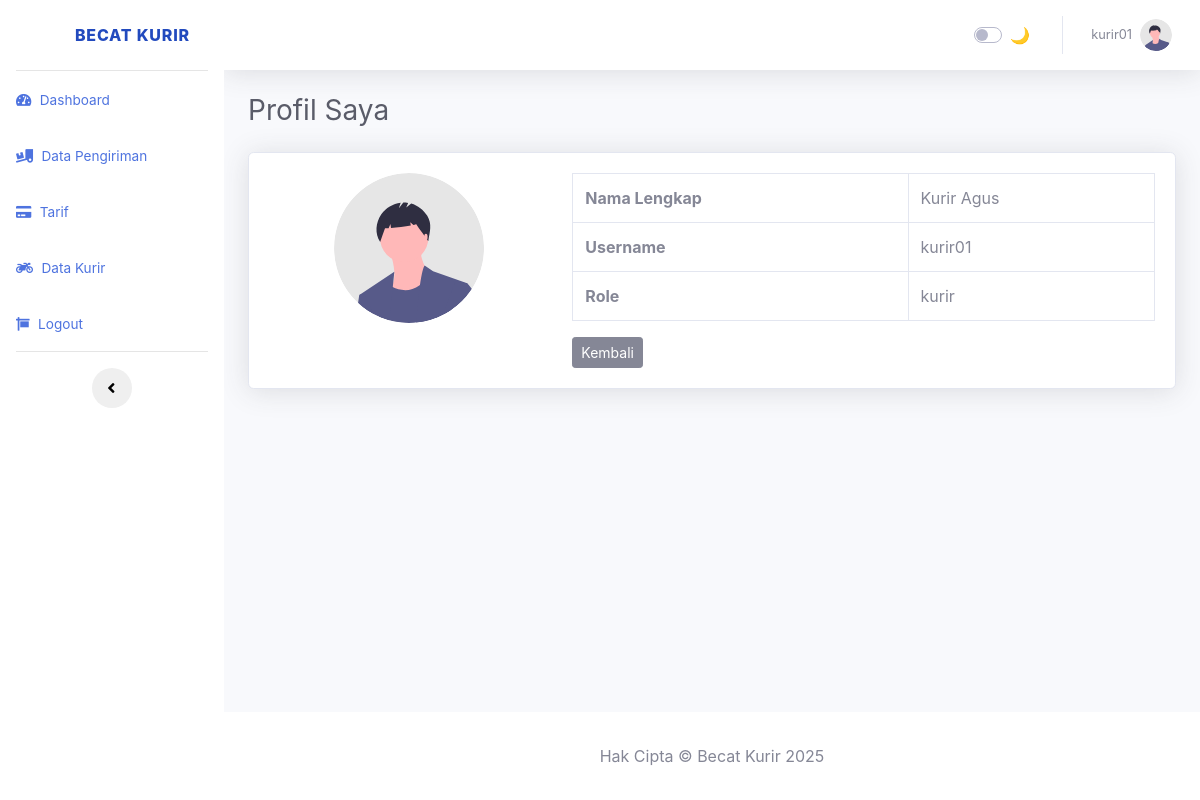
Screenshot of /admin-kurir/profil.php (signed in) with the database file from the repository.
### tables this page shows
CREATE TABLE `tbl_user` (
  `id_user` int NOT NULL,
  `username` varchar(20) DEFAULT NULL,
  `password` varchar(50) DEFAULT NULL,
  `role` enum('admin','kurir','user') NOT NULL DEFAULT 'user',
  `nama` varchar(30) DEFAULT NULL
);

### admin-kurir/profil.php (the view, shortened to what this page needs)
<?php
include 'config/koneksi.php';
$id_user = $_SESSION['id_user'];
$query = mysqli_query($conn, "SELECT * FROM tbl_user WHERE id_user = '$id_user'");
$data = mysqli_fetch_assoc($query);
?>
<!DOCTYPE html>
<html lang="en">
<head>
  <link href="vendor/fontawesome-free/css/all.min.css" rel="stylesheet">
  <link href="css/sb-admin-2.min.css" rel="stylesheet">
</head>
<body id="page-top">
  <div id="wrapper">
    <?php include 'sidebar.php'; ?>
    <div id="content-wrapper" class="d-flex flex-column">
      <div id="content">
        <?php include 'navbar.php'; ?>
        <div class="container-fluid">
          <h1 class="h3 mb-4 text-gray-800">Profil Saya</h1>
          <div class="card shadow mb-4">
            <div class="card-body">
              <?php if ($data): ?>
              <div class="row">
                <div class="col-md-4 text-center">
                  <img src="img/undraw_profile.svg" class="img-fluid rounded-circle mb-3" width="150" alt="Profile">
                </div>
                <div class="col-md-8">
                  <table class="table table-bordered">
                    <tr>
                      <th>Nama Lengkap</th>
                      <td><?= htmlspecialchars($data['nama']) ?></td>
                    </tr>
                    <tr>
                      <th>Username</th>
                      <td><?= htmlspecialchars($data['username']) ?></td>
                    </tr>
                    <tr>
                      <th>Role</th>
                      <td><?= htmlspecialchars($data['role']) ?></td>
                    </tr>
                  </table>
                  <a href="dashboard.php" class="btn btn-secondary btn-sm">Kembali</a>
                </div>
              </div>
              <?php else: ?>
              <div class="alert alert-danger">Data user tidak ditemukan.</div>
              <?php endif; ?>
            </div>
          </div>
        </div>
      </div>
      <?php include 'footer.php'; ?>
    </div>
  </div>
</body>
</html>

### rows the page displays
tbl_user: nama "Kurir Agus", username "kurir01", role "kurir"

### other values shown
$_SESSION['username'] "kurir01"
